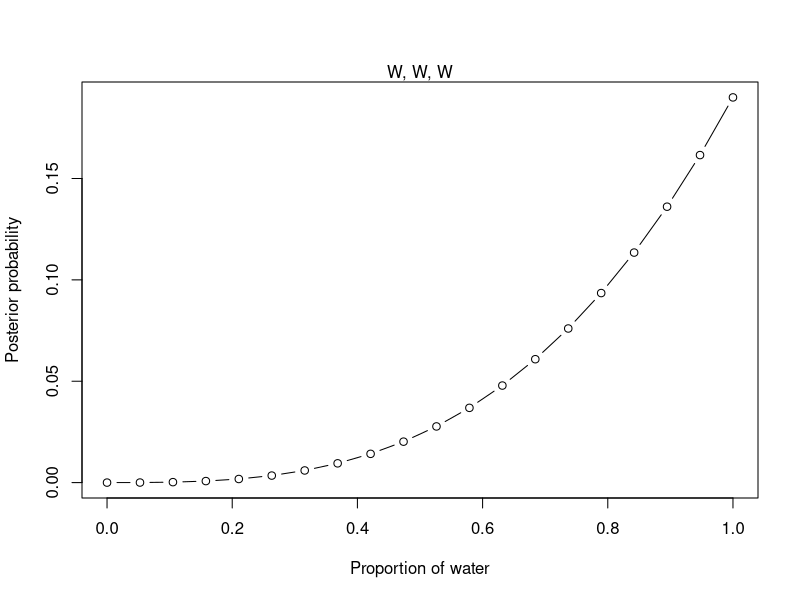
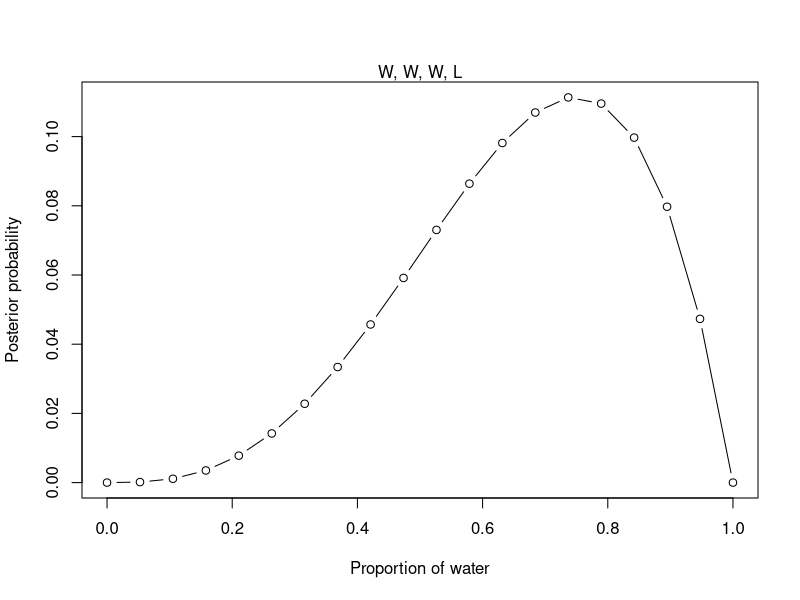
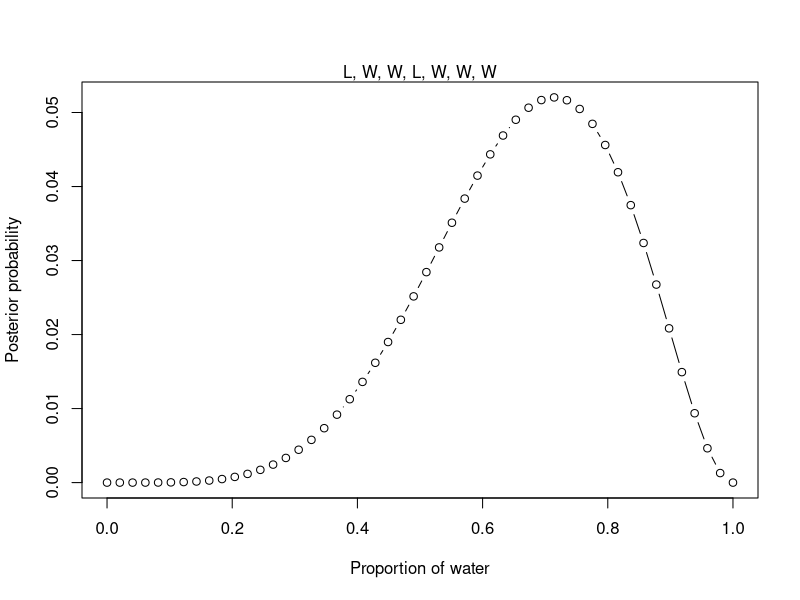
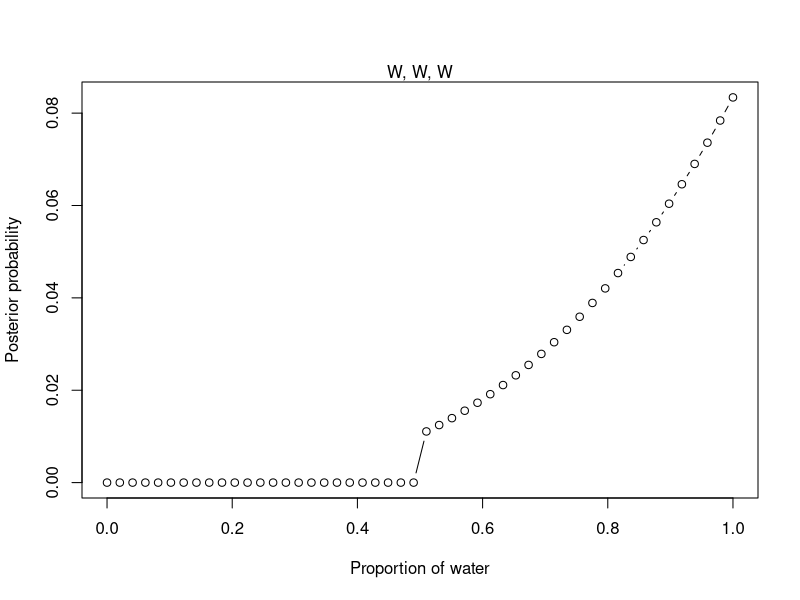
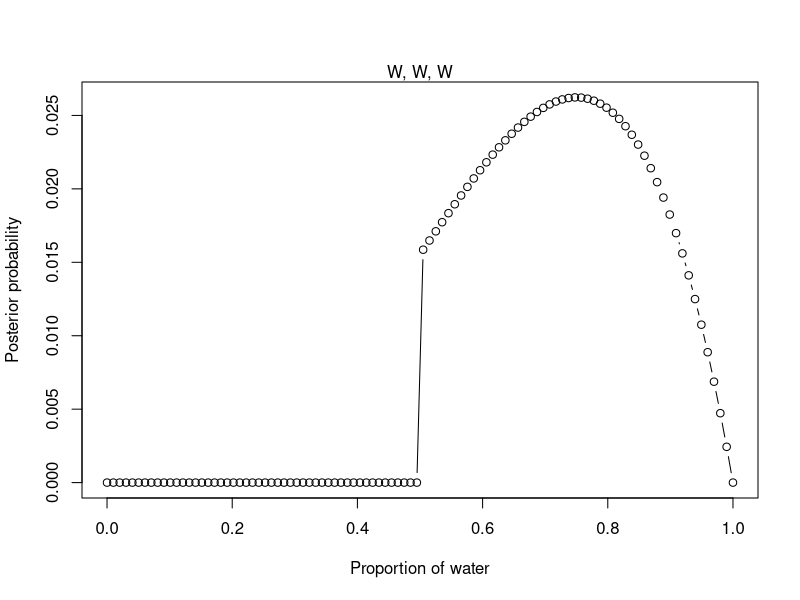
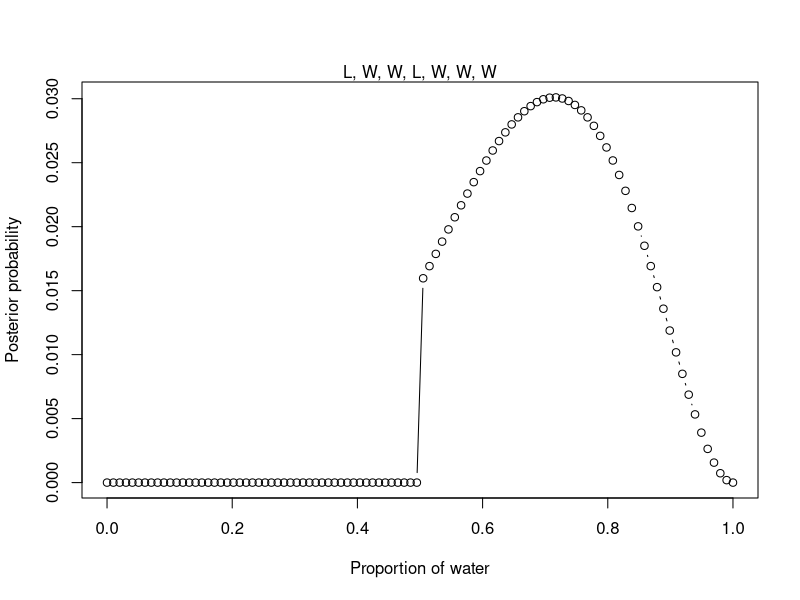

Generate these figures, in order, with R:
## ---- chunk 1
knitr::opts_chunk$set(echo = TRUE)
## ---- chunk 2
# define grid
p_grid <- seq(from = 0, to = 1, length.out = 20)

# define prior, assume we don't know everything about population so we make an assumptions fairly as much possibly
prior <- rep(1, times = 20)

# compute likelihood at each value in grid
likelihood <- dbinom(3, size = 3, prob = p_grid)

# compute product of likelihood and prior
unstd_posterior <- likelihood * prior

# standardize the posterior, so it sums to 1
posterior <- unstd_posterior/sum(unstd_posterior)

plot(p_grid, posterior, type = "b",
     xlab = "Proportion of water", ylab = "Posterior probability")

mtext("W, W, W")
## ---- chunk 3
# define p_grid
p_grid <- seq(from = 0, to = 1, length.out = 20)

# define prior, assume we don't know everything about distribution of p_grid so we make an assumption fairly as much possibly
prior <- rep(1, times = 20)

# compute likelihood at each value in grid
likelihood <- dbinom(x = 3, size = 4, prob = p_grid)

# compute product of likelihood and prior
unstd_posterior <- likelihood * prior

# standardize the posterior, so it sums to 1
posterior <- unstd_posterior / sum(unstd_posterior)

plot(p_grid, posterior, type = "b",
     xlab = "Proportion of water", ylab = "Posterior probability")

mtext("W, W, W, L")
## ---- chunk 4
n_water <- 5
n_land <- 2
n_sample <- n_water + n_land
# define p_grid -> all possible value of p 
p_grid <- seq(from = 0, to = 1, length.out = 50)

# define prior, assume we dont know everything about distribution of p_grid, so we make an assumption fairly as much possibly
prior <- rep(1, 50)

# compute likelihood by dbinom
likelihood <- dbinom(x = n_water, size = n_sample, prob = p_grid)

# compute posterior by product of likelihood and prior
unstd_posterior <- likelihood * prior

# standardize posterior
posterior <- unstd_posterior / sum(unstd_posterior)

plot(p_grid, posterior, type = "b",
     xlab = "Proportion of water", ylab = "Posterior probability")

mtext("L, W, W, L, W, W, W")
## ---- chunk 5
# define p_grid
p_grid <- seq(from = 0, to = 1, length.out = 50)

# define prior
prior <- ifelse(p_grid < 0.5, 0, 1)

# compute likelihood 
likelihood <- dbinom(x = 3, size = 3, prob = p_grid)

# compute unstandardized posterior by product of likelihood and prior
unstd_posterior <- likelihood * prior

# compute standardized posterior
posterior <- unstd_posterior / sum(unstd_posterior)

plot(p_grid, posterior, type = "b",
     xlab = "Proportion of water", ylab = "Posterior probability")

mtext("W, W, W")
## ---- chunk 6
# define p_grid
p_grid <- seq(from = 0, to = 1, length.out = 100)

# define prior
prior <- ifelse(p_grid < 0.5, 0, 2)

# compute likelihood 
likelihood <- dbinom(x = 3, size = 4, prob = p_grid)

# compute unstandardized posterior by product of likelihood and prior
unstd_posterior <- likelihood * prior

# compute standardized posterior
posterior <- unstd_posterior / sum(unstd_posterior)

plot(p_grid, posterior, type = "b",
     xlab = "Proportion of water", ylab = "Posterior probability")

mtext("W, W, W")
## ---- chunk 7
n_water <- 5
n_land <- 2
n_sample <- n_water + n_land
# define p_grid -> all possible value of p 
p_grid <- seq(from = 0, to = 1, length.out = 100)

# define prior, assume we dont know everything about distribution of p_grid, so we make an assumption fairly as much possibly
prior <- ifelse(p_grid < 0.5, 0, 2)

# compute likelihood by dbinom
likelihood <- dbinom(x = n_water, size = n_sample, prob = p_grid)

# compute posterior by product of likelihood and prior
unstd_posterior <- likelihood * prior

# standardize posterior
posterior <- unstd_posterior / sum(unstd_posterior)

plot(p_grid, posterior, type = "b",
     xlab = "Proportion of water", ylab = "Posterior probability")

mtext("L, W, W, L, W, W, W")
## ---- chunk 8
# proportion tossing result Water given globe is Earth
p_wE <- 0.7
# proportion tossing result Land given globe is Earth
p_lE <- 1 - p_wE
# proportion tossing result Land given globe is Mars
p_lM <- 1
# prior of 2 globe, equally
prior <- rep(1, 2)

likelihood <- c(p_lE, p_lM)

unstd_posterior <- likelihood * prior

posterior <- unstd_posterior / sum(unstd_posterior)

posterior
## ---- chunk 9
# likelihood of Black side is shown facing up
card_BB <- 2
card_BW <- 1
card_WW <- 0
# prior
prior <- rep(1, 3)
# likelihood
likelihood <- c(card_BB, card_BW, card_WW)
# unstandarized posterior
unstd_posterior <- likelihood * prior
# posterior
posterior <- unstd_posterior / sum(unstd_posterior)

posterior
## ---- chunk 10
# likelihood of Black side is shown facing up
card_BB <- 2
card_BW <- 1
card_WW <- 0
# prior
prior <- rep(c(2, 1), times = c(1, 2))
# likelihood
likelihood <- c(card_BB, card_BW, card_WW)
# unstandarized posterior
unstd_posterior <- likelihood * prior
# posterior
posterior <- unstd_posterior / sum(unstd_posterior)

posterior
## ---- chunk 11
# likelihood of Black side is shown facing up
card_BB <- 2
card_BW <- 1
card_WW <- 0
# prior
prior <- rep(c(1, 2, 3), times = 1)
# likelihood
likelihood <- c(card_BB, card_BW, card_WW)
# unstandarized posterior
unstd_posterior <- likelihood * prior
# posterior
posterior <- unstd_posterior / sum(unstd_posterior)

posterior
## ---- chunk 12
# likelihood of White side is shown facing up
W_card_BB <- 0
W_card_BW <- 1
W_card_WW <- 2
# prior
prior <- rep(1, 3)
# likelihood
likelihood <- c(W_card_BB, W_card_BW, W_card_WW)
# unstandarized posterior
unstd_posterior <- likelihood * prior
# posterior
posterior <- unstd_posterior / sum(unstd_posterior)
# likelihood of Black side is shown facing up
B_card_BB <- 2
B_card_BW <- 1
B_card_WW <- 0
# prior <- 1 - before posterior (because we draw without replacement)
new_prior <- 1-posterior
# new likelihood
new_likelihood <- c(B_card_BB, B_card_BW, B_card_WW)
# new unstandarized posterior
new_unstd_posterior <- new_likelihood * new_prior
# new posterior
new_posterior <- new_unstd_posterior / sum(new_unstd_posterior)

new_posterior
## ---- chunk 13
twins_A <- 0.1
twins_B <- 0.2
# prior 
prior <- rep(1, 2)
# likelihood 
likelihood <- c(twins_A, twins_B)
# unstandarized posterior
unstd_posterior <- likelihood * prior
# posterior
posterior <- unstd_posterior / sum(unstd_posterior)

# new prior 
new_prior <- posterior
# likelihood 
likelihood <- c(twins_A, twins_B)
# unstandarized posterior
unstd_posterior <- likelihood * new_prior
# prob
prob_next_birth_be_twins <- sum(unstd_posterior)

prob_next_birth_be_twins
## ---- chunk 14
twins_A <- 0.1
twins_B <- 0.2
# prior 
prior <- rep(1, 2)
# likelihood 
likelihood <- c(twins_A, twins_B)
# unstandarized posterior
unstd_posterior <- likelihood * prior
# posterior
posterior <- unstd_posterior / sum(unstd_posterior)

posterior
## ---- chunk 15
twins_A <- 0.1
twins_B <- 0.2
# prior 
prior <- rep(1, 2)
# likelihood 
twins_likelihood <- c(twins_A, twins_B)
# unstandarized posterior
unstd_posterior <- likelihood * prior
# posterior
posterior <- unstd_posterior / sum(unstd_posterior)

# new prior 
new_prior <- posterior
# likelihood 
sing_likelihood <- 1 - twins_likelihood
# unstandarized posterior
unstd_posterior <- sing_likelihood * new_prior
# posterior
posterior <- unstd_posterior / sum(unstd_posterior)

posterior
## ---- chunk 16
# use Bayes' Theorem to determine the probability of species A, given a positive
# test
p_ap <- (0.8 * 0.5) / ((0.5 * 0.8) + (0.5 * 0.35))

# Now include test data with observed births
# likelihood for each species is Pr(twins) * Pr(singleton)
a_likelihood <- 0.1 * (1 - 0.1)
b_likelihood <- 0.2 * (1 - 0.2)

# compute posterior probabilities, using test result as prior
likelihood <- c(a_likelihood, b_likelihood)
prior <- c(p_ap, (1 - p_ap))
posterior <- likelihood * prior
posterior <- posterior / sum(posterior)

posterior
